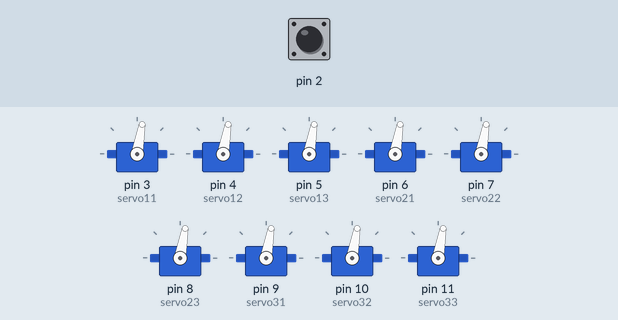
Simulated run of this sketch. Board: Arduino Nano, built with avr-gcc and run on an emulated ATmega328P. Shown: 9 × servo. The test bench sets the inputs (shaded band); at power-on: pin 2 HIGH.

Above: at 1.2 s.
1.3 s: pin 2 pulled LOW for 0.15 s
At 1.37 s:
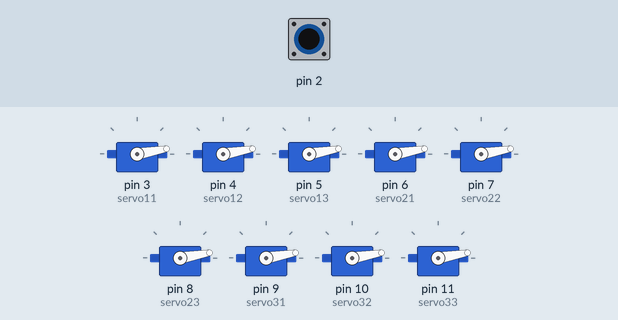
2.9 s: pin 2 pulled LOW for 3.2 s
At 6.4 s:
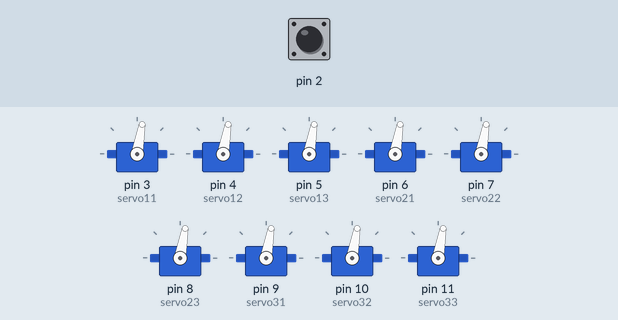
Timing chart, 0 to 7.9 s (numbered marks = the images above; inputs shaded):
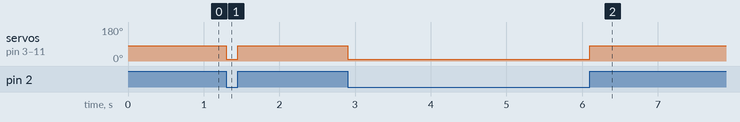

Measured:
- after the input at 1.3 s, servo on pin 3 (servo11), servo on pin 4 (servo12), servo on pin 5 (servo13), servo on pin 6 (servo21), servo on pin 7 (servo22), servo on pin 8 (servo23), servo on pin 9 (servo31), servo on pin 10 (servo32), servo on pin 11 (servo33): 80° → 10° at once, → 80° 0.15 s later
- after the input at 2.9 s, servo on pin 3 (servo11), servo on pin 4 (servo12), servo on pin 5 (servo13), servo on pin 6 (servo21), servo on pin 7 (servo22), servo on pin 8 (servo23), servo on pin 9 (servo31), servo on pin 10 (servo32), servo on pin 11 (servo33): 80° → 10° at once, → 80° 3.2 s later

The sketch:

Uygulama_8.3.ino
```cpp
/*
  ------------------------------------------------
  Program No: 8.3
  Program Adı: Etkileşimli yüzeyler
  Kullanılan Geliştirme Kiti: Arduino Nano
  Web Adres: www.arduinouygulamalari.com
  -------------------------------------------------
*/
#include <Servo.h>
Servo servo11, servo12, servo13;

Servo servo21, servo22, servo23;
Servo servo31, servo32, servo33;
void setup()
{
  servo11.attach(3);
  servo12.attach(4);
  servo13.attach(5);
  servo21.attach(6);
  servo22.attach(7);
  servo23.attach(8);
  servo31.attach(9);
  servo32.attach(10);
  servo33.attach(11);
  pinMode(2, INPUT);
  digitalWrite(2, HIGH);
  pinMode(12, INPUT);
  digitalWrite(2, HIGH);
  pinMode(13, INPUT);
  digitalWrite(2, HIGH);
  Serial.begin(9600);

}
int aci1 = 10;
int aci2 = 80;
void loop()
{
  if (digitalRead(2) == 0)
  {
    servo11.write(aci1);
    servo12.write(aci1);
    servo13.write(aci1);
    servo21.write(aci1);
    servo22.write(aci1);
    servo23.write(aci1);
    servo31.write(aci1);
    servo32.write(aci1);
    servo33.write(aci1);
  } else {
    servo11.write(aci2);
    servo12.write(aci2);
    servo13.write(aci2);
    servo21.write(aci2);
    servo22.write(aci2);
    servo23.write(aci2);
    servo31.write(aci2);
    servo32.write(aci2);
    servo33.write(aci2);
  }
}
```
